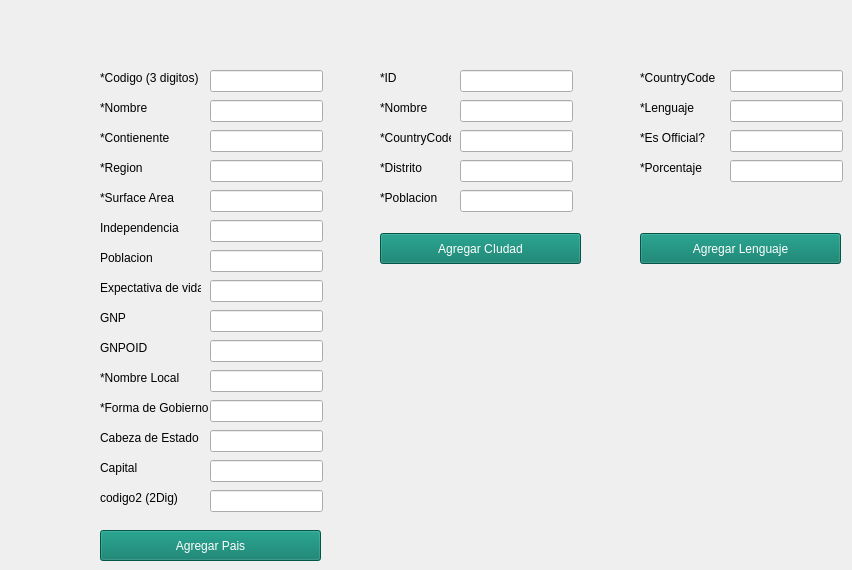
    <widget class="QWidget" name="agregarCampo">
     <attribute name="title">
      <string>Agregar Campo</string>
     </attribute>
     <widget class="QLabel" name="label_4">
      <property name="geometry">
       <rect>
        <x>100</x>
        <y>70</y>
        <width>111</width>
        <height>16</height>
       </rect>
      </property>
      <property name="text">
       <string>*Codigo (3 digitos)</string>
      </property>
     </widget>
     <widget class="QLabel" name="label_5">
      <property name="geometry">
       <rect>
        <x>100</x>
        <y>100</y>
        <width>101</width>
        <height>16</height>
       </rect>
      </property>
      <property name="text">
       <string>*Nombre</string>
      </property>
     </widget>
     <widget class="QLabel" name="label_6">
      <property name="geometry">
       <rect>
        <x>100</x>
        <y>130</y>
        <width>101</width>
        <height>16</height>
       </rect>
      </property>
      <property name="text">
       <string>*Contienente</string>
      </property>
     </widget>
     <widget class="QLabel" name="label_7">
      <property name="geometry">
       <rect>
        <x>100</x>
        <y>160</y>
        <width>101</width>
        <height>16</height>
       </rect>
      </property>
      <property name="text">
       <string>*Region</string>
      </property>
     </widget>
     <widget class="QLabel" name="label_8">
      <property name="geometry">
       <rect>
        <x>100</x>
        <y>190</y>
        <width>101</width>
        <height>16</height>
       </rect>
      </property>
      <property name="text">
       <string>*Surface Area</string>
      </property>
     </widget>
     <widget class="QLabel" name="label_9">
      <property name="geometry">
       <rect>
        <x>100</x>
        <y>220</y>
        <width>101</width>
        <height>16</height>
       </rect>
      </property>
      <property name="text">
       <string>Independencia</string>
      </property>
     </widget>
     <widget class="QLabel" name="label_10">
      <property name="geometry">
       <rect>
        <x>100</x>
        <y>250</y>
        <width>101</width>
        <height>16</height>
       </rect>
      </property>
      <property name="text">
       <string>Poblacion</string>
      </property>
     </widget>
     <widget class="QLabel" name="label_11">
      <property name="geometry">
       <rect>
        <x>100</x>
        <y>280</y>
        <width>101</width>
        <height>16</height>
       </rect>
      </property>
      <property name="text">
       <string>Expectativa de vida</string>
      </property>
     </widget>
     <widget class="QLabel" name="label_12">
      <property name="geometry">
       <rect>
        <x>100</x>
        <y>310</y>
        <width>101</width>
        <height>16</height>
       </rect>
      </property>
      <property name="text">
       <string>GNP</string>
      </property>
     </widget>
     <widget class="QLabel" name="label_13">
      <property name="geometry">
       <rect>
        <x>100</x>
        <y>340</y>
        <width>101</width>
        <height>16</height>
       </rect>
      </property>
      <property name="text">
       <string>GNPOID</string>
      </property>
     </widget>
     <widget class="QLabel" name="label_14">
      <property name="geometry">
       <rect>
        <x>100</x>
        <y>370</y>
        <width>101</width>
        <height>16</height>
       </rect>
      </property>
      <property name="text">
       <string>*Nombre Local</string>
      </property>
     </widget>
     <widget class="QLabel" name="label_15">
      <property name="geometry">
       <rect>
        <x>100</x>
        <y>400</y>
        <width>111</width>
        <height>16</height>
       </rect>
      </property>
      <property name="text">
       <string>*Forma de Gobierno</string>
      </property>
     </widget>
     <widget class="QLabel" name="label_16">
      <property name="geometry">
       <rect>
        <x>100</x>
        <y>430</y>
        <width>101</width>
        <height>16</height>
       </rect>
      </property>
      <property name="text">
       <string>Cabeza de Estado</string>
      </property>
     </widget>
     <widget class="QLabel" name="label_17">
      <property name="geometry">
       <rect>
        <x>100</x>
        <y>460</y>
        <width>101</width>
        <height>16</height>
       </rect>
      </property>
      <property name="text">
       <string>Capital</string>
      </property>
     </widget>
     <widget class="QLabel" name="label_18">
      <property name="geometry">
       <rect>
        <x>100</x>
        <y>490</y>
        <width>101</width>
        <height>16</height>
       </rect>
      </property>
      <property name="text">
       <string>codigo2 (2Dig)</string>
      </property>
     </widget>
     <widget class="QLineEdit" name="addCodep">
      <property name="geometry">
       <rect>
        <x>210</x>
        <y>70</y>
        <width>113</width>
        <height>22</height>
       </rect>
      </property>
     </widget>
     <widget class="QLineEdit" name="addNamep">
      <property name="geometry">
       <rect>
        <x>210</x>
        <y>100</y>
        <width>113</width>
        <height>22</height>
       </rect>
      </property>
     </widget>
     <widget class="QLineEdit" name="addContientep">
      <property name="geometry">
       <rect>
        <x>210</x>
        <y>130</y>
        <width>113</width>
        <height>22</height>
       </rect>
      </property>
     </widget>
     <widget class="QLineEdit" name="addRegionp">
      <property name="geometry">
       <rect>
        <x>210</x>
        <y>160</y>
        <width>113</width>
        <height>22</height>
       </rect>
      </property>
     </widget>
     <widget class="QLineEdit" name="addSurfacep">
      <property name="geometry">
       <rect>
        <x>210</x>
        <y>190</y>
        <width>113</width>
        <height>22</height>
       </rect>
      </property>
     </widget>
     <widget class="QLineEdit" name="addIndp">
      <property name="geometry">
       <rect>
        <x>210</x>
        <y>220</y>
        <width>113</width>
        <height>22</height>
       </rect>
      </property>
     </widget>
     <widget class="QLineEdit" name="addPoblacionp">
      <property name="geometry">
       <rect>
        <x>210</x>
        <y>250</y>
        <width>113</width>
        <height>22</height>
       </rect>
      </property>
     </widget>
     <widget class="QLineEdit" name="addExpectp">
      <property name="geometry">
       <rect>
        <x>210</x>
        <y>280</y>
        <width>113</width>
        <height>22</height>
       </rect>
      </property>
     </widget>
     <widget class="QLineEdit" name="addGnpp">
      <property name="geometry">
       <rect>
        <x>210</x>
        <y>310</y>
        <width>113</width>
        <height>22</height>
       </rect>
      </property>
     </widget>
     <widget class="QLineEdit" name="addGnoid">
      <property name="geometry">
       <rect>
        <x>210</x>
        <y>340</y>
        <width>113</width>
        <height>22</height>
       </rect>
      </property>
     </widget>
     <widget class="QLineEdit" name="addNomlocalp">
      <property name="geometry">
       <rect>
        <x>210</x>
        <y>370</y>
        <width>113</width>
        <height>22</height>
       </rect>
      </property>
     </widget>
     <widget class="QLineEdit" name="addFormGovp">
      <property name="geometry">
       <rect>
        <x>210</x>
        <y>400</y>
        <width>113</width>
        <height>22</height>
       </rect>
      </property>
     </widget>
     <widget class="QLineEdit" name="addCabEstp">
      <property name="geometry">
       <rect>
        <x>210</x>
        <y>430</y>
        <width>113</width>
        <height>22</height>
       </rect>
      </property>
     </widget>
     <widget class="QLineEdit" name="addCapitalp">
      <property name="geometry">
       <rect>
        <x>210</x>
        <y>460</y>
        <width>113</width>
        <height>22</height>
       </rect>
      </property>
     </widget>
     <widget class="QLineEdit" name="addCode2p">
      <property name="geometry">
       <rect>
        <x>210</x>
        <y>490</y>
        <width>113</width>
        <height>22</height>
       </rect>
      </property>
     </widget>
     <widget class="QPushButton" name="bt_Addpais">
      <property name="geometry">
       <rect>
        <x>100</x>
        <y>530</y>
        <width>221</width>
        <height>31</height>
       </rect>
      </property>
      <property name="styleSheet">
       <string notr="true">background-color: rgb(1, 120, 101);
color: rgb(255, 255, 255);</string>
      </property>
      <property name="text">
       <string>Agregar Pais</string>
      </property>
     </widget>
     <widget class="QLabel" name="label_19">
      <property name="geometry">
       <rect>
        <x>380</x>
        <y>70</y>
        <width>49</width>
        <height>16</height>
       </rect>
      </property>
      <property name="text">
       <string>*ID</string>
      </property>
     </widget>
     <widget class="QLabel" name="label_20">
      <property name="geometry">
       <rect>
        <x>380</x>
        <y>100</y>
        <width>49</width>
        <height>16</height>
       </rect>
      </property>
      <property name="text">
       <string>*Nombre</string>
      </property>
     </widget>
     <widget class="QLabel" name="label_21">
      <property name="geometry">
       <rect>
        <x>380</x>
        <y>130</y>
        <width>71</width>
        <height>16</height>
       </rect>
      </property>
      <property name="text">
       <string>*CountryCode</string>
      </property>
     </widget>
     <widget class="QLabel" name="label_22">
      <property name="geometry">
       <rect>
        <x>380</x>
        <y>160</y>
        <width>71</width>
        <height>16</height>
       </rect>
      </property>
      <property name="text">
       <string>*Distrito</string>
      </property>
     </widget>
     <widget class="QLabel" name="label_23">
      <property name="geometry">
       <rect>
        <x>380</x>
        <y>190</y>
        <width>71</width>
        <height>16</height>
       </rect>
      </property>
      <property name="text">
       <string>*Poblacion</string>
      </property>
     </widget>
     <widget class="QLineEdit" name="addIDc">
      <property name="geometry">
       <rect>
        <x>460</x>
        <y>70</y>
        <width>113</width>
        <height>22</height>
       </rect>
      </property>
     </widget>
     <widget class="QLineEdit" name="addNombrec">
      <property name="geometry">
       <rect>
        <x>460</x>
        <y>100</y>
        <width>113</width>
        <height>22</height>
       </rect>
      </property>
     </widget>
     <widget class="QLineEdit" name="addCountryCodec">
      <property name="geometry">
       <rect>
        <x>460</x>
        <y>130</y>
        <width>113</width>
        <height>22</height>
       </rect>
      </property>
     </widget>
     <widget class="QLineEdit" name="addDistritoc">
      <property name="geometry">
       <rect>
        <x>460</x>
        <y>160</y>
        <width>113</width>
        <height>22</height>
       </rect>
      </property>
     </widget>
     <widget class="QLineEdit" name="addPoblacionc">
      <property name="geometry">
       <rect>
        <x>460</x>
        <y>190</y>
        <width>113</width>
        <height>22</height>
       </rect>
      </property>
     </widget>
     <widget class="QLabel" name="label_24">
      <property name="geometry">
       <rect>
        <x>640</x>
        <y>70</y>
        <width>81</width>
        <height>16</height>
       </rect>
      </property>
      <property name="text">
       <string>*CountryCode</string>
      </property>
     </widget>
     <widget class="QLabel" name="label_25">
      <property name="geometry">
       <rect>
        <x>640</x>
        <y>100</y>
        <width>71</width>
        <height>16</height>
       </rect>
      </property>
      <property name="text">
       <string>*Lenguaje</string>
      </property>
     </widget>
     <widget class="QLabel" name="label_26">
      <property name="geometry">
       <rect>
        <x>640</x>
        <y>130</y>
        <width>71</width>
        <height>16</height>
       </rect>
      </property>
      <property name="text">
       <string>*Es Official?</string>
      </property>
     </widget>
     <widget class="QLabel" name="label_27">
      <property name="geometry">
       <rect>
        <x>640</x>
        <y>160</y>
        <width>71</width>
        <height>16</height>
       </rect>
      </property>
      <property name="text">
       <string>*Porcentaje</string>
      </property>
     </widget>
     <widget class="QLineEdit" name="addCountryCodel">
      <property name="geometry">
       <rect>
        <x>730</x>
        <y>70</y>
        <width>113</width>
        <height>22</height>
       </rect>
      </property>
     </widget>
     <widget class="QLineEdit" name="addLenguajel">
      <property name="geometry">
       <rect>
        <x>730</x>
        <y>100</y>
        <width>113</width>
        <height>22</height>
       </rect>
      </property>
     </widget>
     <widget class="QLineEdit" name="addOfficiall">
      <property name="geometry">
       <rect>
        <x>730</x>
        <y>130</y>
        <width>113</width>
        <height>22</height>
       </rect>
      </property>
     </widget>
     <widget class="QLineEdit" name="addPorcentajel">
      <property name="geometry">
       <rect>
        <x>730</x>
        <y>160</y>
        <width>113</width>
        <height>22</height>
       </rect>
      </property>
     </widget>
     <widget class="QPushButton" name="bt_AddCiudad">
      <property name="geometry">
       <rect>
        <x>380</x>
        <y>233</y>
        <width>201</width>
        <height>31</height>
       </rect>
      </property>
      <property name="styleSheet">
       <string notr="true">background-color: rgb(1, 120, 101);
color: rgb(255, 255, 255);</string>
      </property>
      <property name="text">
       <string>Agregar CIudad</string>
      </property>
     </widget>
     <widget class="QPushButton" name="bt_AddLenguaje">
      <property name="geometry">
       <rect>
        <x>640</x>
        <y>233</y>
        <width>201</width>
        <height>31</height>
       </rect>
      </property>
      <property name="styleSheet">
       <string notr="true">background-color: rgb(1, 120, 101);
color: rgb(255, 255, 255);</string>
      </property>
      <property name="text">
       <string>Agregar Lenguaje</string>
      </property>
     </widget>
     <widget class="QPushButton" name="pushButton_2">
      <property name="geometry">
       <rect>
        <x>450</x>
        <y>300</y>
        <width>351</width>
        <height>241</height>
       </rect>
      </property>
      <property name="styleSheet">
       <string notr="true">background-color: rgb(255, 255, 255);
border-right-color: rgb(255, 255, 255);
border-color: rgb(255, 255, 255);</string>
      </property>
      <property name="text">
       <string/>
      </property>
      <property name="icon">
       <iconset>
        <normaloff>Images/images.png</normaloff>Images/images.png</iconset>
      </property>
      <property name="iconSize">
       <size>
        <width>500</width>
        <height>500</height>
       </size>
      </property>
      <property name="default">
       <bool>false</bool>
      </property>
      <property name="flat">
       <bool>true</bool>
      </property>
     </widget>
    </widget>
